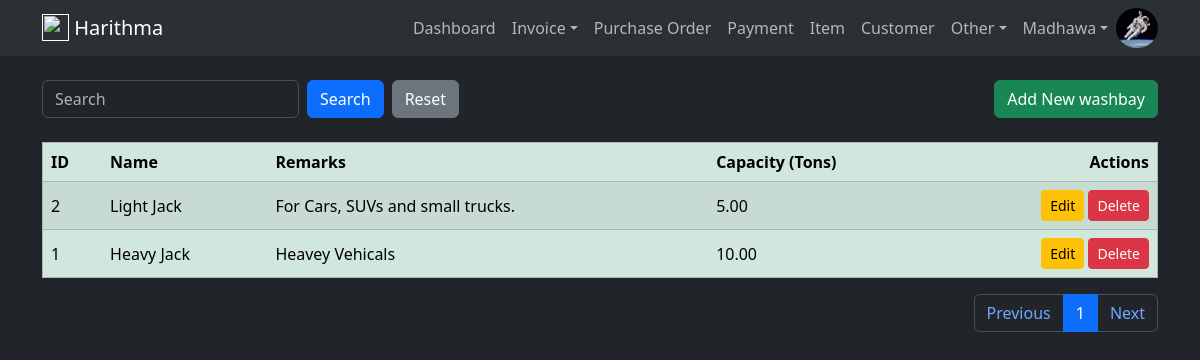
The page /washbay (signed in) on the database its author committed.
### harithmapos/models.py (models this page shows, shortened)
class User(db.Model, UserMixin):
    id = db.Column(db.Integer, primary_key=True)
    email = db.Column(db.String(120), unique=True, nullable=False)
    name = db.Column(db.String(50), nullable=False)
    image = db.Column(db.String(20), default='default.jpg')
    password = db.Column(db.String(60), nullable=False)
    ui_theme = db.Column(db.String(5), default='light')
    create_dttm = db.Column(db.DateTime, nullable=False, default=datetime.utcnow)
    update_dttm = db.Column(db.DateTime, nullable=False, default=datetime.utcnow)

class WashBay(db.Model):
    id = db.Column(db.Integer, primary_key=True)
    name = db.Column(db.String(50), nullable=False)
    remarks = db.Column(db.String(255))
    capacity = db.Column(db.Numeric(10,2))
    create_dttm = db.Column(db.DateTime, nullable=False, default=datetime.utcnow)
    invoices = db.relationship('InvoiceHead', backref='washbay', lazy=True)

### harithmapos/views/washbay/routes.py (the view)
@washbay_blueprint.route("/washbay", methods=['GET', 'POST'])
@login_required
def washbay():
    washbay_create_form = WashBayCreateForm()
    washbay_update_form = WashBayUpdateForm()
    per_page = 10
    page = request.args.get('page',1,type=int)
    query = request.args.get("query",None)
    if query:
        washbays = WashBay.query.order_by(WashBay.create_dttm.desc()).filter(WashBay.name.icontains(query)).paginate(page=page, per_page=per_page)
    else:
        washbays = WashBay.query.order_by(WashBay.create_dttm.desc()).paginate(page=page, per_page=per_page)
    return render_template(
        'washbay.html',
        title='WashBay',
        washbay_create_form=washbay_create_form,
        washbay_update_form=washbay_update_form,
        washbays=washbays,
        query=query
    )

### harithmapos/views/washbay/forms.py
class WashBayCreateForm(FlaskForm):
    name = StringField("Name", validators=[DataRequired(), Length(min=2, max=50)])
    remarks = StringField("Remarks")
    capacity = DecimalField("Capacity (Tons)", places=2)
    submit = SubmitField('Insert Wash Bay')

class WashBayUpdateForm(FlaskForm):
    name = StringField("Name", validators=[DataRequired(), Length(min=2, max=50)])
    remarks = StringField("Remarks")
    capacity = DecimalField("Capacity (Tons)", places=2)
    submit = SubmitField('Update Wash Bay')

### harithmapos/models.py (called while the page is built)
@login_manager.user_loader
def load_user(user_id):
    return User.query.get(int(user_id))

### harithmapos/templates/washbay.html (shortened to what this page needs)
{% extends 'layout/base.html' %}
{% block body %}
    <div class="container mt-4">
        <div class="row">
            <div class="col d-flex justify-content-between align-items-center">
                <form class="mb-0 d-flex" action="" method="GET" autocomplete="off">
                    <input type="text" class="form-control me-2" name="query" id="query" placeholder="{{ query if query else 'Search'}}">
                    <input type="submit" value="Search" class="btn btn-primary me-2" name="">
                    <a href="{{ url_for('washbay_blueprint.washbay') }}"><input type="submit" value="Reset" class="btn btn-secondary" ></a>
                </form>
                <button type="button" class="btn btn-success align-right" data-bs-toggle="modal" data-bs-target="#insert_modal">Add New washbay</button>
            </div>
        </div>
    </div>
    <div class="container mt-4">
        <table class="table table-success table-striped table-hover" border="1">
            <thead class="thread-dark">
                <tr>
                    <th scope="col">ID</th>
                    <th scope="col">Name</th>
                    <th scope="col">Remarks</th>
                    <th scope="col">Capacity (Tons)</th>
                    <th scope="col" style="text-align: right" >Actions</th>
                </tr>
            </thead>
            <tbody id="results">
                {% for washbay in washbays.items %}
                    <tr>
                        <td class="align-middle"  scope="row">{{washbay.id}}</td>
                        <td class="align-middle">{{washbay.name}}</td>
                        <td class="align-middle">{{washbay.remarks}}</td>
                        <td class="align-middle">{{washbay.capacity}}</td>
                        <td class="text-end">
                            <a href="{{ url_for('washbay_blueprint.update_washbay', washbay_id=washbay.id) }}" class="btn btn-sm btn-warning" data-toggle="tooltip" data-placement="top" title="Update washbay" data-bs-toggle="modal" data-bs-target="#update_washbay{{washbay.id}}">Edit</a>
                            <a href="{{ url_for('washbay_blueprint.delete_washbay', washbay_id=washbay.id) }}" class="btn btn-sm btn-danger" data-toggle="tooltip" data-placement="top" title="Delete washbay" onclick="return confirm('Are you sure to delete?')">Delete</a>
                        </td>
                    </tr>
                {% endfor %}
            </tbody>
        </table>
        <nav aria-label="Page navigation">
            <ul class="pagination justify-content-end">
                <li class="page-item"><a class="page-link" href="{{ url_for('washbay_blueprint.washbay', page=washbays.prev_num, query=query) }}">Previous</a></li>
                {% for page_number in washbays.iter_pages(left_edge=1, right_edge=1, left_current=1, right_current=2) %}
                    {% if page_number %}
                        {% if washbays.page == page_number %}
                            <li class="page-item "><a class="page-link active" href="{{ url_for('washbay_blueprint.washbay', page=page_number, query=query) }}">{{ page_number }}</a></li>
                        {% else %}
                            <li class="page-item "><a class="page-link" href="{{ url_for('washbay_blueprint.washbay', page=page_number, query=query) }}">{{ page_number }}</a></li>
                        {% endif %}
                    {% else %}
                        <li class="page-item "><a class="page-link" href="#">...</a></li>
                    {% endif %}
                {% endfor %}
                <li class="page-item"><a class="page-link" href="{{ url_for('washbay_blueprint.washbay', page=washbays.next_num, query=query) }}">Next</a></li>
            </ul>
        </nav>
    </div>
{% endblock %}

### harithmapos/templates/layout/navbar.html (shortened to what this page needs)
<nav class="navbar navbar-expand-lg bg-body-tertiary">
    <div class="container">
        <a href="" class="navbar-brand lead">
            <img src="{{url_for('static', filename='vehical.png')}}" height="27" class="d-inline-block align-text-top">
            <b>Harithma</b>
        </a>
        <div class="collapse navbar-collapse" id="navbarCollapse">
            <ul class="navbar-nav ms-auto">
                {% if current_user.is_authenticated %}
                    <a class="nav-item nav-link" href="{{ url_for('dashboard_blueprint.dashboard') }}">Dashboard</a>
                    <li class="nav-item dropdown">
                        <a class="nav-link dropdown-toggle" href="#" role="button" data-bs-toggle="dropdown" aria-expanded="false">Invoice</a>
                    </li>
                    <a class="nav-item nav-link" href="{{ url_for('purchase_order_blueprint.purchase_order_head') }}">Purchase Order</a>
                    <a class="nav-item nav-link" href="{{ url_for('payment_blueprint.payment') }}">Payment</a>
                    <a class="nav-item nav-link" href="{{ url_for('item_blueprint.item') }}">Item</a>
                    <a class="nav-item nav-link" href="{{ url_for('customer_blueprint.customer') }}">Customer</a>
                    <li class="nav-item dropdown">
                        <a class="nav-link dropdown-toggle" href="#" role="button" data-bs-toggle="dropdown" aria-expanded="false">Other</a>
                    </li>
                    <li class="nav-item dropdown">
                        <a class="nav-link dropdown-toggle" href="#" role="button" data-bs-toggle="dropdown" aria-expanded="false">{{ current_user.name }}</a>
                    </li>
                    <img src="{{ url_for('static', filename='user_images/'+current_user.image) }}" class="rounded-circle" height="40" alt="Avatar" />
                {% else %}
                    <a class="nav-item nav-link" href="{{ url_for('user_blueprint.login') }}">Login</a>
                    <a class="nav-item nav-link" href="{{ url_for('user_blueprint.register') }}">Register</a>
                {% endif %}
            </ul>
        </div>
    </div>
</nav>

### rows shown on the page
User: name "Madhawa", image (picture)
WashBay: id "2", name "Light Jack", remarks "For Cars, SUVs and small trucks.", capacity "5.00"
WashBay: id "1", name "Heavy Jack", remarks "Heavey Vehicals", capacity "10.00"

### other values the page prints
{{ page_number }} "1"
